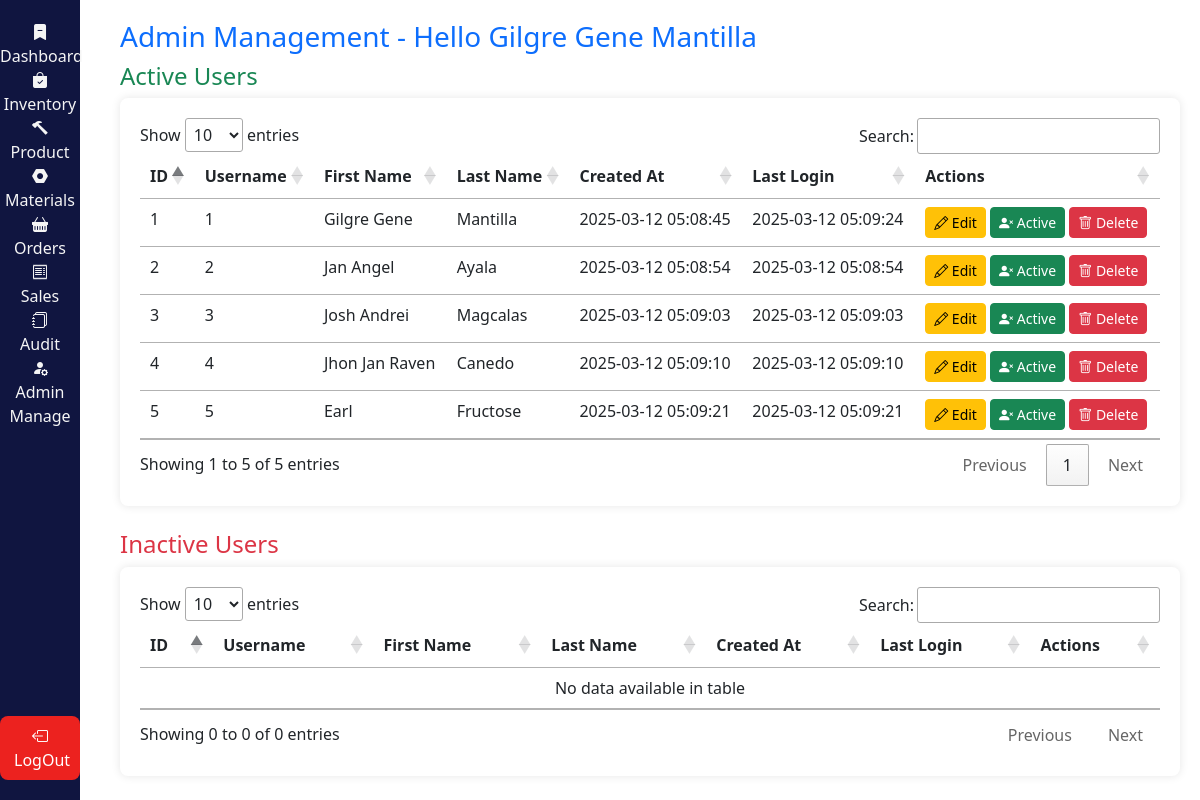
The app's page /view/admin.php (signed in) with its own data.
### tables this page shows
CREATE TABLE users (
    id INT AUTO_INCREMENT PRIMARY KEY,
    username VARCHAR(255) NOT NULL UNIQUE,
    password VARCHAR(255) NOT NULL,
    first_name VARCHAR(255) NOT NULL,
    last_name VARCHAR(255) NOT NULL,
    created_at TIMESTAMP DEFAULT CURRENT_TIMESTAMP,
    last_login TIMESTAMP DEFAULT CURRENT_TIMESTAMP,
    is_active TINYINT(1) NOT NULL DEFAULT 1
);

### view/admin.php (the view, shortened to what this page needs)
<?php
include '../Handler/db.php';
$full_name = $_SESSION['full_name'];
$activeUsers = $conn->query("SELECT * FROM users WHERE is_active = 1");
?>
<!DOCTYPE html>
<html lang="en">
<head>
    <link rel="stylesheet" href="style.css">
    <link href="https://cdn.jsdelivr.net/npm/bootstrap@5.3.0/dist/css/bootstrap.min.css" rel="stylesheet">
    <link rel="stylesheet" href="https://cdn.datatables.net/1.13.4/css/jquery.dataTables.min.css">
    <link rel="stylesheet" href="https://cdn.jsdelivr.net/npm/bootstrap-icons@1.11.3/font/bootstrap-icons.min.css">
</head>
<body>
<?php include 'navbar.php'; ?>
<div class="content">
    <h3 class="text-primary">Admin Management - Hello <?php echo htmlspecialchars($full_name); ?></h3>
    <h4 class="text-success">Active Users</h4>
    <div class="table-container">
        <table id="activeUsersTable" class="table table-hover">
            <thead>
                <tr>
                    <th>ID</th>
                    <th>Username</th>
                    <th>First Name</th>
                    <th>Last Name</th>
                    <th>Created At</th>
                    <th>Last Login</th>
                    <th>Actions</th>
                </tr>
            </thead>
            <tbody>
                <?php while ($row = $activeUsers->fetch_assoc()) { ?>
                    <tr>
                        <td><?php echo $row['id']; ?></td>
                        <td><?php echo htmlspecialchars($row['username']); ?></td>
                        <td><?php echo htmlspecialchars($row['first_name']); ?></td>
                        <td><?php echo htmlspecialchars($row['last_name']); ?></td>
                        <td><?php echo $row['created_at']; ?></td>
                        <td><?php echo $row['last_login'] ?: 'Never'; ?></td>
                        <td>
                            <button class="btn btn-warning btn-sm edit-user"
                                data-id="<?php echo $row['id']; ?>"
                                data-username="<?php echo htmlspecialchars($row['username']); ?>"
                                data-firstname="<?php echo htmlspecialchars($row['first_name']); ?>"
                                data-lastname="<?php echo htmlspecialchars($row['last_name']); ?>"
                                data-bs-toggle="modal"
                                data-bs-target="#editUserModal">
                                <i class="bi bi-pencil"></i> Edit
                            </button>
                            <form method="POST" style="display:inline;">
                                <button type="submit" class="btn btn-success btn-sm">
                                    <i class="bi bi-person-x-fill"></i> Active
                                </button>
                            </form>
                            <form method="POST" style="display:inline;">
                                <button type="submit" class="btn btn-danger btn-sm"
                                    onclick="return confirm('Are you sure you want to delete this user?')">
                                    <i class="bi bi-trash"></i> Delete
                                </button>
                            </form>
                        </td>
                    </tr>
                <?php } ?>
            </tbody>
        </table>
    </div>
    <h4 class="text-danger mt-4">Inactive Users</h4>
    <div class="table-container">
        <table id="inactiveUsersTable" class="table table-hover">
            <thead>
                <tr>
                    <th>ID</th>
                    <th>Username</th>
                    <th>First Name</th>
                    <th>Last Name</th>
                    <th>Created At</th>
                    <th>Last Login</th>
                    <th>Actions</th>
                </tr>
            </thead>
            <tbody>
            </tbody>
        </table>
    </div>
</div>
</body>
</html>

### view/style.css (style rules this page uses)
body { font-family: Arial, sans-serif; background-color: #f8f9fa; }
.content { margin-left: 100px; padding: 20px; }
.table-container { background-color: white; padding: 20px; border-radius: 8px; box-shadow: 0px 0px 10px rgba(0, 0, 0, 0.1); }

### records on screen
users: id "1", username "1", first_name "Gilgre Gene", last_name "Mantilla", created_at "2025-03-12 05:08:45", last_login "2025-03-12 05:09:24"
users: id "2", username "2", first_name "Jan Angel", last_name "Ayala", created_at "2025-03-12 05:08:54", last_login "2025-03-12 05:08:54"
users: id "3", username "3", first_name "Josh Andrei", last_name "Magcalas", created_at "2025-03-12 05:09:03", last_login "2025-03-12 05:09:03"
users: id "4", username "4", first_name "Jhon Jan Raven", last_name "Canedo", created_at "2025-03-12 05:09:10", last_login "2025-03-12 05:09:10"
users: id "5", username "5", first_name "Earl", last_name "Fructose", created_at "2025-03-12 05:09:21", last_login "2025-03-12 05:09:21"

### other values on screen
$full_name "Gilgre Gene Mantilla"
